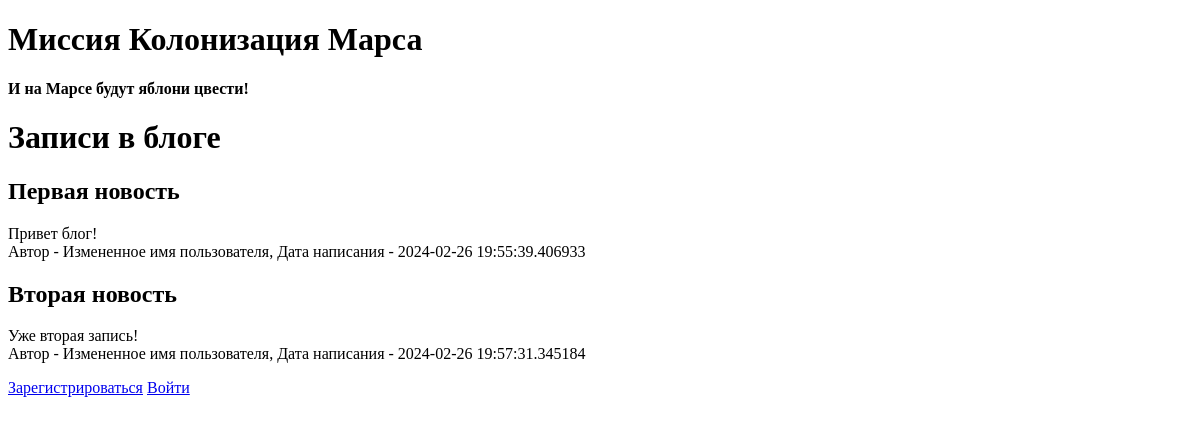
The page /index on the database as committed earlier.
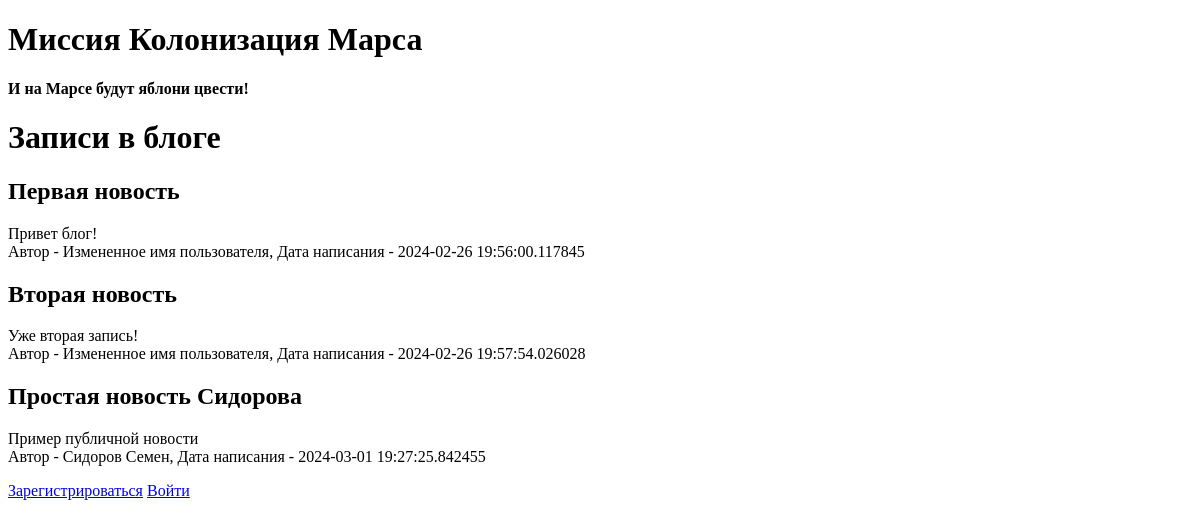
The same page on the database as committed later.
### data/news.py (models this page shows, shortened)
class News(SqlAlchemyBase):
    __tablename__ = 'news'
    id = sqlalchemy.Column(sqlalchemy.Integer,
                           primary_key=True, autoincrement=True)
    title = sqlalchemy.Column(sqlalchemy.String, nullable=True)
    content = sqlalchemy.Column(sqlalchemy.String, nullable=True)
    created_date = sqlalchemy.Column(sqlalchemy.DateTime,
                                     default=datetime.datetime.now)
    is_private = sqlalchemy.Column(sqlalchemy.Boolean, default=True)
    user_id = sqlalchemy.Column(sqlalchemy.Integer,
                                sqlalchemy.ForeignKey("users.id"))
    user = orm.relationship('User')

### data/users.py (models this page shows, shortened)
class User(SqlAlchemyBase, UserMixin):
    __tablename__ = 'users'
    id = sqlalchemy.Column(sqlalchemy.Integer,
                           primary_key=True, autoincrement=True)
    name = sqlalchemy.Column(sqlalchemy.String, nullable=True)
    about = sqlalchemy.Column(sqlalchemy.String, nullable=True)
    email = sqlalchemy.Column(sqlalchemy.String,
                              index=True, unique=True, nullable=True)
    hashed_password = sqlalchemy.Column(sqlalchemy.String, nullable=True)
    created_date = sqlalchemy.Column(sqlalchemy.DateTime,
                                     default=datetime.datetime.now)
    news = orm.relationship("News", back_populates='user')

### f_l.py (the view)
@app.route('/index', methods=['GET', 'POST'])
def index():
    db_sess = db_session.create_session()
    if current_user.is_authenticated:
        news = db_sess.query(News).filter(
            (News.user == current_user) | (News.is_private != True))
    else:
        news = db_sess.query(News).filter(News.is_private != True)
    return render_template("index.html", news=news)

### data/db_session.py (called while the page is built)
def create_session() -> Session:
    global __factory
    return __factory()

### templates/index.html (shortened to what this page needs)
{% extends "base.html" %}
{% block content %}
<h1>Записи в блоге</h1>
{% for item in news%}
<div class="col-md6 border rounded">
    <h2>{{item.title}}</h2>
    <div>
        {{item.content}}
    </div>
    <div>
        Автор - {{item.user.name}}, Дата написания - {{item.created_date}}
    </div>
</div>
{% endfor %}
{% endblock %}

### templates/base.html (shortened to what this page needs)
<!doctype html>
<html lang="en">
<head>
</head>
<body>
    <h1>Миссия Колонизация Марса</h1>
    <h4>И на Марсе будут яблони цвести!</h4>
    {% block content %}{% endblock %}
</body>
<header><nav>
    {% if current_user.is_authenticated %}
    <a class="navbar-brand" href="/logout">{{ current_user.name }}</a>
{% else %}
    <p>
        <a class="btn btn-primary " href="/register">Зарегистрироваться</a>
        <a class="btn btn-success" href="/login">Войти</a>
    </p>
{% endif %}
</nav></header>
</html>

Rows that differ between the two databases and show on the page:
changed News "Первая новость": created_date "2024-02-26 19:55:39.406933" → "2024-02-26 19:56:00.117845"
changed News "Вторая новость": created_date "2024-02-26 19:57:31.345184" → "2024-02-26 19:57:54.026028"
added News: title "Простая новость Сидорова", content "Пример публичной новости", user.name "Сидоров Семен", created_date "2024-03-01 19:27:25.842455"
